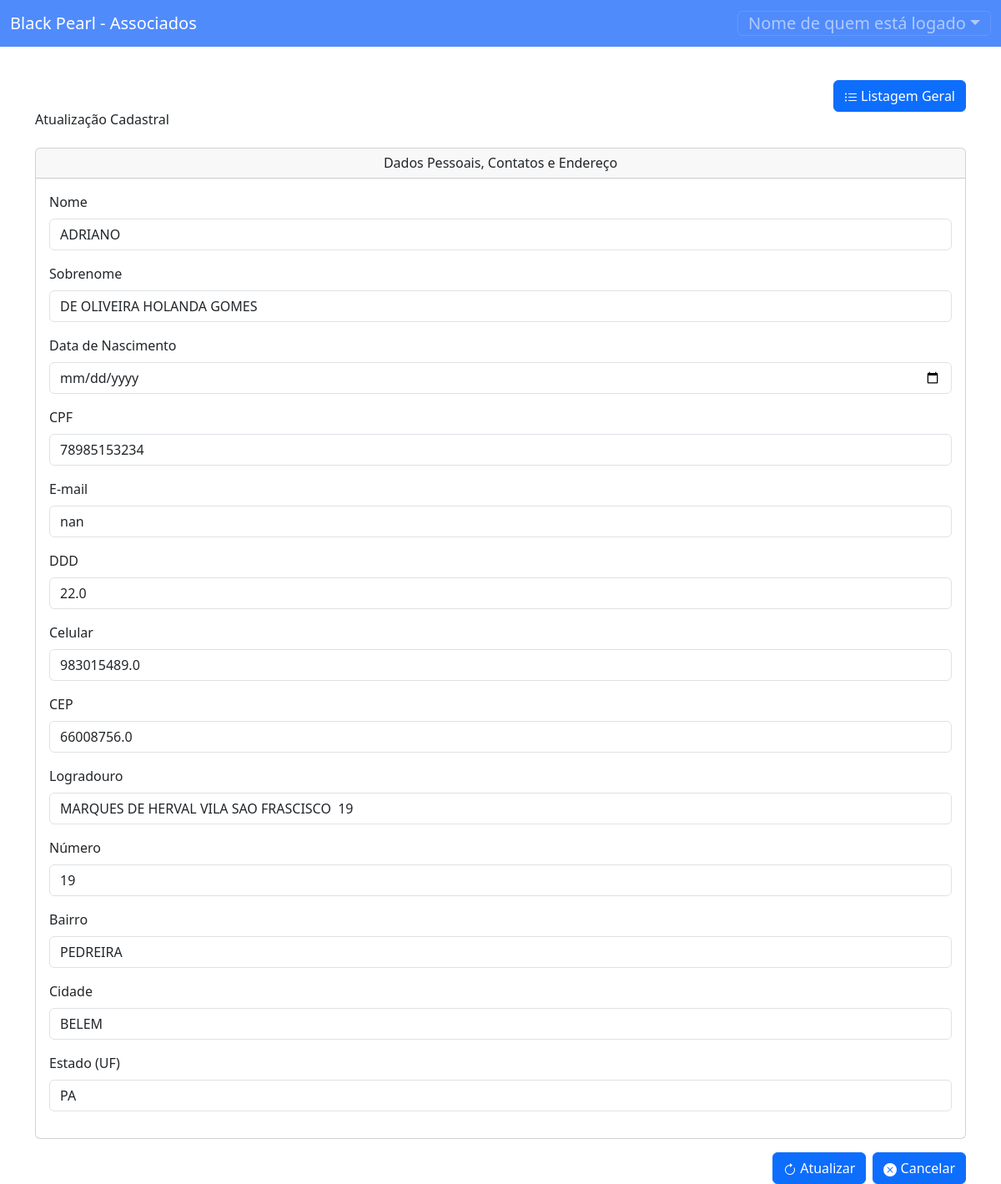
Page /associados/editar/296/ (signed in) on the committed database.
### blackpearl/associados/models.py (models this page shows, shortened)
class Base(models.Model):
    criado = models.DateField('Data de Criação', auto_now_add=True)
    modificado = models.DateField('Data de Atualização', auto_now_add=True)
    ativo = models.BooleanField('Ativo?', default=True)
    class Meta:
        abstract = True

class Associado(Base):
    nome = models.CharField('Nome', max_length=140)
    sobrenome = models.CharField('Sobrenome', max_length=260)
    dataNascimento = models.DateField('Data de Nascimento', blank=True, null=True)
    cpf = models.CharField('CPF', max_length=11)
    email = models.EmailField('e-mail')
    dddNumeroContato = models.CharField('DDD',max_length=2)
    numeroContato = models.CharField('Celular', max_length=9)
    slug = models.SlugField('Slug', max_length=100, blank=True, editable=False)
    cep = models.CharField('CEP', max_length=8)
    logradouro = models.CharField('Logradouro', max_length=200)
    num = models.IntegerField('Número')
    bairro = models.CharField('Bairro', max_length=100)
    cidade = models.CharField('Cidade', max_length=100)
    estado = models.CharField('Estado (UF)',max_length=2, choices=ESTADOS_CHOICES, default='')

### blackpearl/associados/views.py (the view)
# urls.py: path('editar/<int:associado_id>/', views.editar, name='editar'),
@login_required(login_url='login')
def editar(request, associado_id):
    if request.method == 'POST':
        associado = Associado.objects.get(pk=associado_id)
        formAssociado = AssociadoModelForm(request.POST, instance=associado)
        if formAssociado.is_valid():
            assoc = formAssociado.save()
            messages.success(request, 'Dados de {} {} cadastrados com sucesso!'.format(assoc.nome, assoc.sobrenome))
            return render(request, 'associados/editar.html', {
                'form': formAssociado
            })
    else:
        associado = Associado.objects.get(pk=associado_id)
        formAssociado = AssociadoModelForm(
            instance=associado
        )
    return render(request, 'associados/editar.html', {
        'form': formAssociado
    })

### blackpearl/associados/templates/associados/editar.html (shortened to what this page needs)
 <!DOCTYPE html>
{% load bootstrap5 %}
<html lang="pt-br">
<head>
    {% load static %}
    {% bootstrap_css %}
      <link href="https://cdn.jsdelivr.net/npm/bootstrap@5.3.0-alpha3/dist/css/bootstrap.min.css" rel="stylesheet">
      <link href="https://getbootstrap.com/docs/5.3/assets/css/docs.css" rel="stylesheet">
      <script src="https://cdn.jsdelivr.net/npm/bootstrap@5.3.0-alpha3/dist/js/bootstrap.bundle.min.js"></script></head>
  </head>
  <body>
      <nav class="navbar navbar-dark fixed-top"
      style="background-color: #508bfc">
      <div class="container-fluid ">
          <a class="navbar-brand" href="#">
              Black Pearl - Associados
          </a>
        <div class="dropdown btn-group ">
            <button class="navbar-toggler dropdown-toggle dropdown-toggle-split" data-bs-toggle="offcanvas"  data-bs-target="#offcanvasDarkNavbarUsuario" aria-controls="offcanvasDarkNavbarUsuario" aria-label="Toggle navigation">Nome de quem está logado </button>
          </div>
          </div>
        </nav>
        <div class="container py-5 vh-100">
        <div class="row d-flex justify-content-center align-items-center h-50 mt-5">
             <div class="d-grid gap-2 d-md-flex justify-content-md-end">
                        <a class="btn btn-primary" href="{% url 'home' %}" role="button">
                            Listagem Geral
              </a>
              </div>
            <h6 class="from">Atualização Cadastral</h6>
              <form class="form" action="" method="post" autocomplete="off" >
                 <div class="card mb-3 mt-3">
                  <h6 class="card-header text-center">Dados Pessoais, Contatos e Endereço</h6>
                     <div class="card-body">
                         {% bootstrap_form form %}
                     </div>
                 </div>
            <div class="d-grid gap-2 d-md-flex justify-content-md-end">
                {% buttons %}
                        <button type="submit" class="btn btn-primary">
                            Atualizar
                        </button>
                        <a type="submit" class="btn btn-primary" href = "{% url 'home' %}">
                            Cancelar
                        </a>
                {% endbuttons %}
                </div>
            </form>
        </div>
        </div>
    </body>
  </html>

### rows in the picture
Associado: nome "ADRIANO", sobrenome "DE OLIVEIRA HOLANDA GOMES", cpf "78985153234", email "nan", dddNumeroContato "22.0", numeroContato "983015489.0", cep "66008756.0", logradouro "MARQUES DE HERVAL VILA SAO FRASCISCO 19", num "19", bairro "PEDREIRA", cidade "BELEM", estado "PA"
